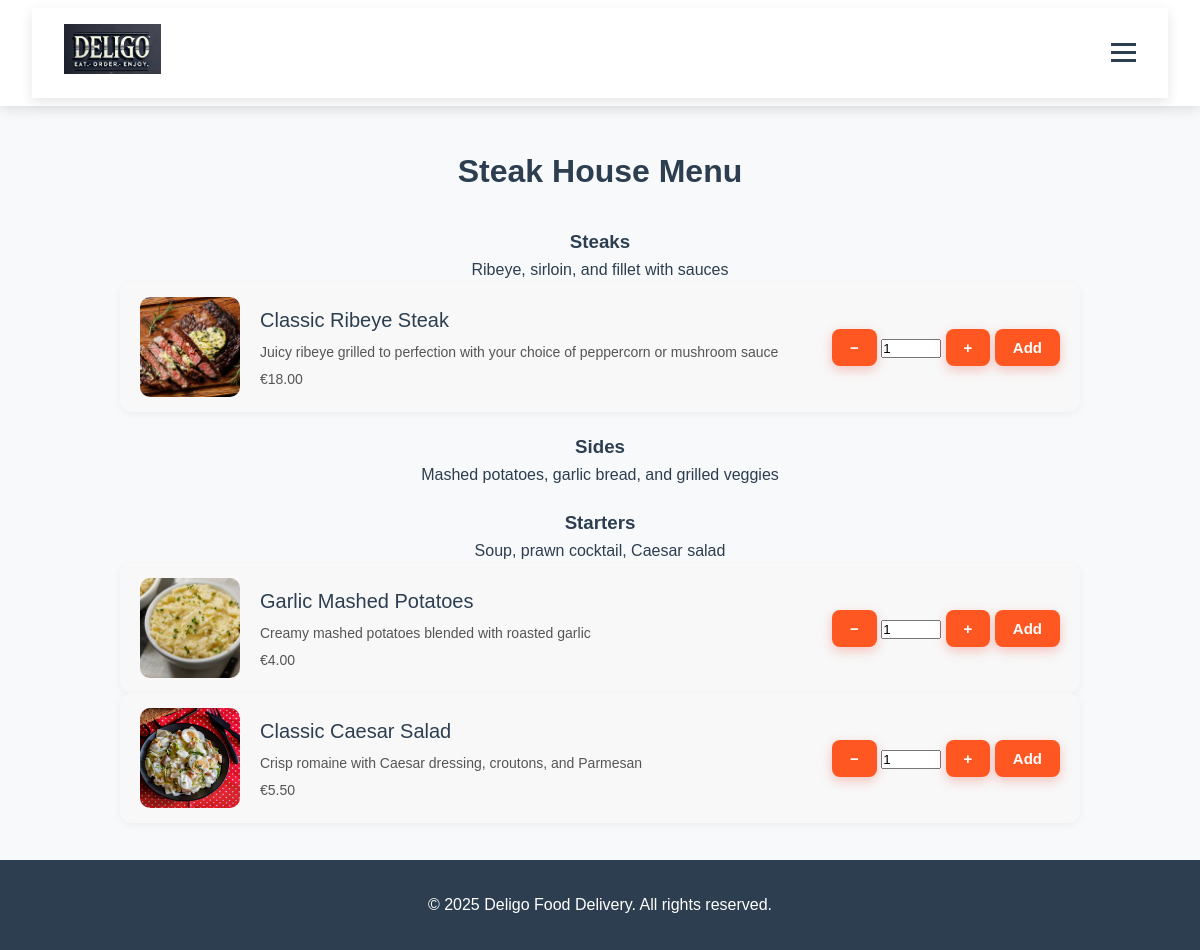
/restaurants/5/, run on the app's committed database.
### food_delivery/models.py (models this page shows, shortened)
class Restaurant(models.Model):
    name = models.CharField(max_length=100)
    description = models.TextField()
    address = models.TextField()
    contact_number = models.CharField(max_length=15)
    opening_hours = models.CharField(max_length=100)
    image = models.ImageField(upload_to='restaurants/')  # Upload path for restaurant images
    manager = models.OneToOneField(  # Each restaurant has one manager
        User,
        on_delete=models.CASCADE,
        related_name='managed_restaurant'
    )

class MenuCategory(models.Model):
    restaurant = models.ForeignKey(Restaurant, on_delete=models.CASCADE, related_name='categories')  # Related to one restaurant
    name = models.CharField(max_length=50)
    description = models.TextField(blank=True)
    order = models.PositiveIntegerField(default=0)  # For ordering categories
    class Meta:
        ordering = ['order']  # Default ordering of categories
        verbose_name_plural = "Menu Categories"  # Admin display name

class MenuItem(models.Model):
    category = models.ForeignKey(MenuCategory, on_delete=models.CASCADE, related_name='items')  # Belongs to one category
    name = models.CharField(max_length=100)
    description = models.TextField(blank=True)
    price = models.DecimalField(max_digits=6, decimal_places=2, validators=[MinValueValidator(0)])  # Price must be >= 0
    image = models.ImageField(upload_to='menu_items/')  # Upload path for item images
    is_available = models.BooleanField(default=True)  # Toggle for availability
    preparation_time = models.PositiveIntegerField(help_text="Preparation time in minutes", default=15)

### food_delivery/views.py (the view)
# urls.py: path('restaurants/<int:pk>/', views.restaurant_detail, name='restaurant_detail'),  # Restaurant detail and menu
def restaurant_detail(request, pk):
    restaurant = get_object_or_404(Restaurant, pk=pk)
    categories = restaurant.categories.prefetch_related('items')
    return render(request, 'food_delivery/restaurant_detail.html', {
        'restaurant': restaurant,
        'categories': categories,
        'cart_count': get_cart_count(request.user)
    })

### food_delivery/views.py (called while the page is built)
def get_cart_count(user):
    if user.is_authenticated:
        cart = Order.objects.filter(customer=user, status=Order.Status.PENDING).first()
        if cart:
            return sum(item.quantity for item in cart.items.all())
    return 0

### templates/food_delivery/restaurant_detail.html (shortened to what this page needs)
{% extends 'food_delivery/base.html' %}
{% load static %}
{% block extra_css %}
<link rel="stylesheet" href="{% static 'food_delivery/css/restaurant_detail.css' %}">
{% endblock extra_css %}
{% block content %}
<div class="restaurants">
    <h2>{{ restaurant.name }} Menu</h2>
    <div class="restaurant-list">
        {% for category in categories %}
        <div class="category-section">
            <h3>{{ category.name }}</h3>
            {% if category.description %}
                <p>{{ category.description }}</p>
            {% endif %}
            {% for item in category.items.all %}
            <div class="dish-row">
                <div class="dish-info">
                    <img src="{{ item.image.url }}" alt="{{ item.name }}">
                    <div class="dish-text">
                        <h3>{{ item.name }}</h3>
                        <p>{{ item.description }}</p>
                        <p>€{{ item.price }}</p>
                    </div>
                </div>
                <div class="input-group mb-2">
                    <button class="btn btn-outline-secondary decrease-qty" type="button">−</button>
                    <input type="number" class="form-control item-qty" value="1" min="1" max="20" style="width: 60px;">
                    <button class="btn btn-outline-secondary increase-qty" type="button">+</button>
                    <button class="btn btn-primary add-to-cart" data-id="{{ item.id }}">Add</button>
                </div>
            </div>
            {% endfor %}
        </div>
        {% endfor %}
    </div>
</div>
{% endblock content %}

### static/food_delivery/css/style.css (style rules this page uses)
* { margin: 0; padding: 0; box-sizing: border-box; }
body { font-family: 'Poppins', sans-serif; line-height: 1.6; color: #2c3e50; background-color: #f8f9fa; }
.btn { background-color: #e74c3c; color: #fff; padding: 0.8rem 2rem; border-radius: 50px; font-weight: 600; font-size: 1rem; transition: background-color 0.3s ease, transform 0.3s ease; margin: 10px 0; box-shadow: 0 4px 12px rgba(231, 76, 60, 0.3); display: inline-block; text-align: center; }
:root { --primary-color: #ff6b6b; --secondary-color: #4ecdc4; --dark-color: #292f36; --light-color: #f7fff7; --accent-color: #ff9f1 }

### static/food_delivery/css/restaurant_detail.css (style rules this page uses)
.restaurants { padding: 40px 20px; max-width: 1000px; margin: 0 auto; text-align: center; }
.restaurants h2 { font-size: 32px; font-weight: 600; margin-bottom: 30px; }
.restaurant-list { display: flex; flex-direction: column; gap: 20px; }
.dish-row { display: flex; align-items: center; justify-content: space-between; background-color: #f8f8f8; border-radius: 12px; padding: 15px 20px; box-shadow: 0 2px 8px rgba(0, 0, 0, 0.05); }
.dish-info { display: flex; align-items: center; gap: 20px; text-align: left; }
.dish-info img { width: 100px; height: 100px; object-fit: cover; border-radius: 10px; }
.dish-text h3 { margin: 0; font-size: 20px; font-weight: 500; }
.dish-text p { margin: 5px 0 0; font-size: 14px; color: #555; }
.dish-row .btn { background-color: #ff5722; color: white; border: none; padding: 10px 18px; font-size: 15px; border-radius: 8px; cursor: pointer; transition: background-color 0.3s ease; }

### data on the page
Restaurant: name "Steak House"
MenuCategory: name "Steaks", description "Ribeye, sirloin, and fillet with sauces"
MenuItem: image (picture), name "Classic Ribeye Steak", description "Juicy ribeye grilled to perfection with your choice of peppercorn or mushroom sauce", price "18.00"
MenuCategory: name "Sides", description "Mashed potatoes, garlic bread, and grilled veggies"
MenuCategory: name "Starters", description "Soup, prawn cocktail, Caesar salad"
MenuItem: image (picture), name "Garlic Mashed Potatoes", description "Creamy mashed potatoes blended with roasted garlic", price "4.00"
MenuItem: image (picture), name "Classic Caesar Salad", description "Crisp romaine with Caesar dressing, croutons, and Parmesan", price "5.50"
